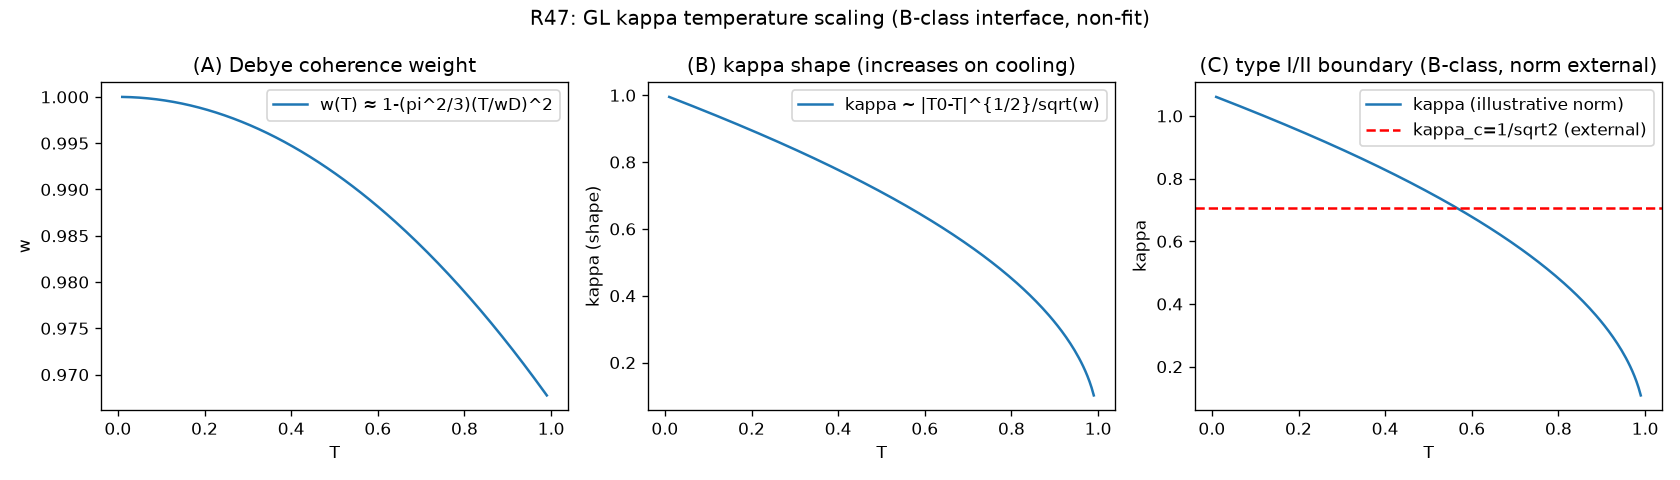

The script that saved this image:
#!/usr/bin/env python3
# -*- coding: utf-8 -*-
"""
目标区／47：GL 参数 kappa 温度标度接口——数值核对（B 类·外部式检验，非拟合）
三面板只检验：极限、单调性、量级、符号。
Run: python "10 探索/超导第一性研究/04_计算验证/目标区_GL参数kappa.py"
"""
import os
import sys
if hasattr(sys.stdout, "reconfigure"):
    sys.stdout.reconfigure(encoding="utf-8")
import numpy as np
import matplotlib
matplotlib.use("Agg")
import matplotlib.pyplot as plt

HERE = os.path.dirname(os.path.abspath(__file__))
OUT = os.path.join(HERE, "目标区_GL参数kappa.png")
CSV = os.path.join(HERE, "目标区_GL参数kappa.csv")
SUM = os.path.join(HERE, "目标区_GL参数kappa_摘要.txt")

log = []
def emit(s=""):
    print(s)
    log.append(s)

T0 = 1.0
omega_D = 10.0
kappa_c = 1.0 / np.sqrt(2.0)

emit("=== B 类接口（外部 London + CQM 链内量）===")
emit(f"kappa_c = 1/sqrt(2) = {kappa_c:.6f}（外部判据，不作 CQM 结论）")

# ---- [A] w(T) 与 lambda_L ----
emit("\n=== [A] Debye 权重 w(T) 与 lambda_L ∝ 1/sqrt(w) ===")
T = np.linspace(0.01, 0.99 * T0, 200)   # 低温侧 T<T0
t_ratio = T / omega_D
w = 1 - (np.pi**2 / 3) * t_ratio**2      # 低温形状（T<<omega_D 适用）
w = np.clip(w, 1e-6, None)
lambda_L = 1 / np.sqrt(w)
emit(f"w(T=0.01)={w[0]:.6f}, w(T=0.99)={w[-1]:.6f}（随 T 升而降）")
emit(f"lambda_L 随 T 升而增：{bool(np.all(np.diff(lambda_L) > 0))}")
assert np.all(np.diff(w) < 0) and np.all(np.diff(lambda_L) > 0)

# ---- [B] kappa(T) ∝ |T0-T|^{1/2}/sqrt(w) ----
emit("\n=== [B] kappa(T) ∝ |T0-T|^{1/2}/sqrt(w) 温度标度 ===")
delta = T0 - T
kappa_shape = np.sqrt(delta) / np.sqrt(w)
emit(f"kappa(T=0.01)={kappa_shape[0]:.4f}, kappa(T=0.99)={kappa_shape[-1]:.4f}")
emit(f"降温（T↓）kappa 上升：{bool(np.all(np.diff(kappa_shape[::-1]) > 0))}")
emit(f"临界区 T→T0^- kappa→0：{kappa_shape[-1]:.2e}")
assert kappa_shape[-1] < kappa_shape[0]   # 临界区 < 低温

# ---- [C] 第一/第二类边界（B 类，归一化外生）----
emit("\n=== [C] kappa_c 参考线（绝对值外生，链外-B 未闭合）===")
# 示意归一：取某个材料归一常数 A 使低温 kappa 跨越 kappa_c
A = kappa_c / kappa_shape[0] * 1.5   # 选 A 让低温 kappa > kappa_c（第二类示意）
kappa_abs = A * kappa_shape
cross_idx = np.argmax(kappa_abs < kappa_c)
emit(f"低温 kappa_abs={kappa_abs[0]:.4f} (>kappa_c? {kappa_abs[0]>kappa_c})")
emit(f"临界区 kappa_abs={kappa_abs[-1]:.4f} (<kappa_c? {kappa_abs[-1]<kappa_c})")
emit(f"示意交叉温度 T≈{T[cross_idx]:.3f}（绝对值依赖外生 A，非 CQM 预言）")
emit("边界：kappa 绝对值、材料第一/第二类归属均属链外-B，本轮只给温度形状")

# ---- 绘图 ----
fig, ax = plt.subplots(1, 3, figsize=(14, 4))
ax[0].plot(T, w, label="w(T) ≈ 1-(pi^2/3)(T/wD)^2")
ax[0].set_title("(A) Debye coherence weight")
ax[0].set_xlabel("T"); ax[0].set_ylabel("w"); ax[0].legend()

ax[1].plot(T, kappa_shape, label="kappa ~ |T0-T|^{1/2}/sqrt(w)")
ax[1].set_title("(B) kappa shape (increases on cooling)")
ax[1].set_xlabel("T"); ax[1].set_ylabel("kappa (shape)")
ax[1].legend()

ax[2].plot(T, kappa_abs, label="kappa (illustrative norm)")
ax[2].axhline(kappa_c, color="r", ls="--", label="kappa_c=1/sqrt2 (external)")
ax[2].set_title("(C) type I/II boundary (B-class, norm external)")
ax[2].set_xlabel("T"); ax[2].set_ylabel("kappa")
ax[2].legend()

fig.suptitle("R47: GL kappa temperature scaling (B-class interface, non-fit)")
fig.tight_layout()
fig.savefig(OUT, dpi=120)

with open(CSV, "w", encoding="utf-8") as f:
    f.write("quantity,value\n")
    f.write(f"kappa_c,{kappa_c:.8f}\n")
    f.write(f"kappa_shape_lowT,{kappa_shape[0]:.8f}\n")
    f.write(f"kappa_shape_critical,{kappa_shape[-1]:.8f}\n")
    f.write(f"increases_on_cooling,{bool(np.all(np.diff(kappa_shape[::-1]) > 0))}\n")
    f.write(f"classification_norm_external,{A:.8f}\n")
with open(SUM, "w", encoding="utf-8") as f:
    f.write("\n".join(log) + "\n")
emit(f"\nSaved: {os.path.basename(OUT)}, {os.path.basename(CSV)}")
